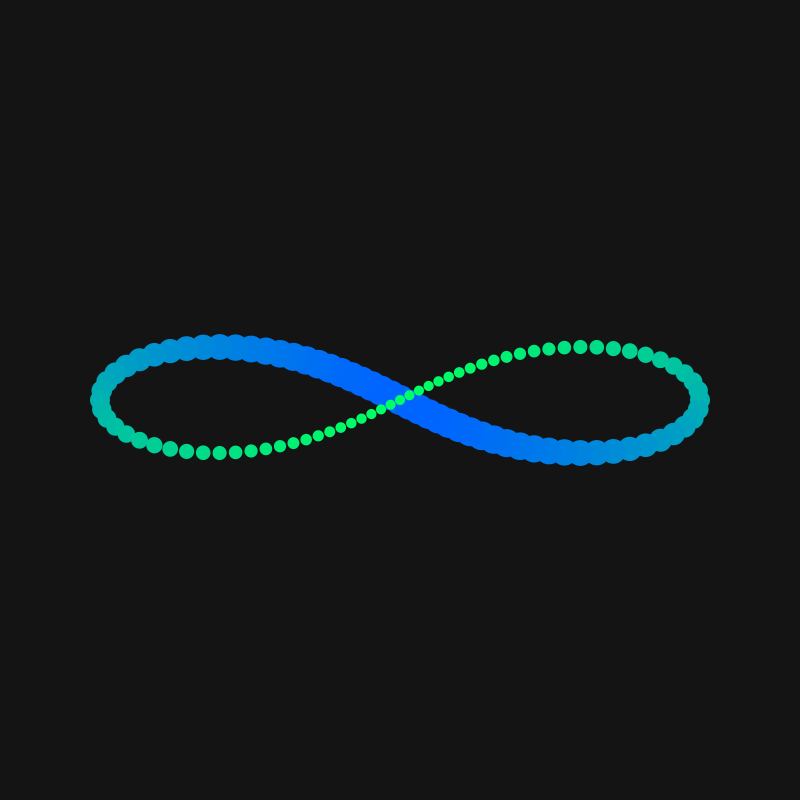
Frame 1 (no input)
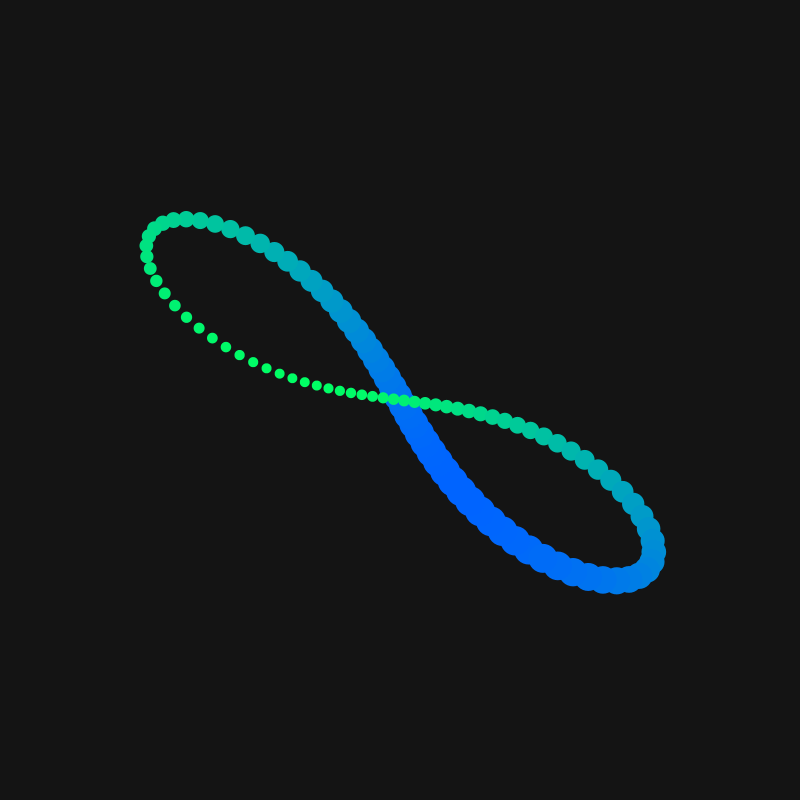
Frame 60 (the mouse pressed at the canvas centre just before this capture)
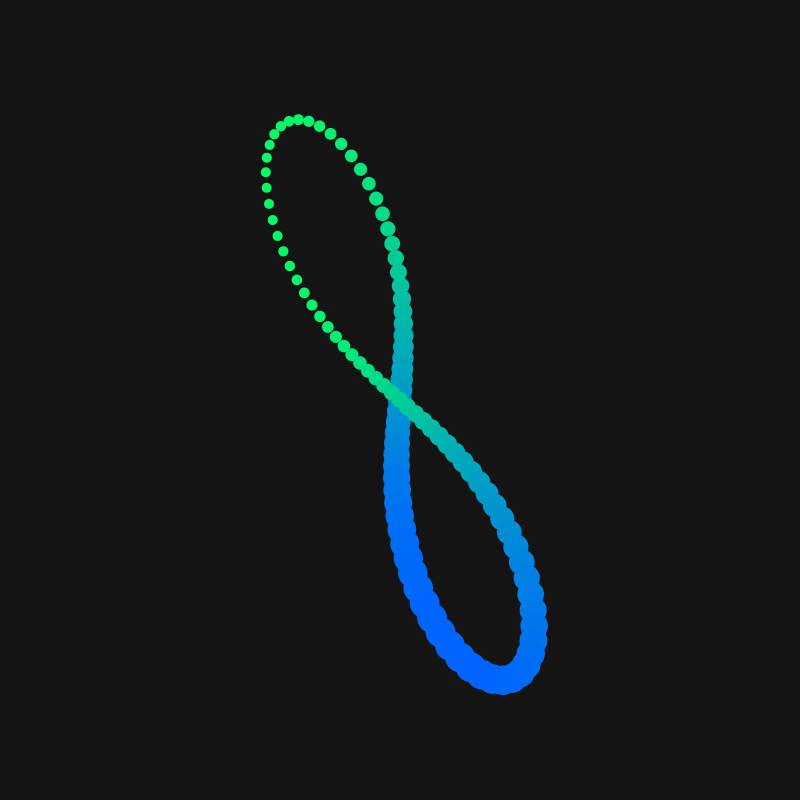
Frame 120 (the mouse held since frame 60 and released just before this capture)

The Processing sketch that drew these frames (run headless with seeded random() and noise(); from frame 60 on, the mouse is pressed at the canvas centre):

// Processing sketch: Nnenna_Nwankwo
// ── Nnenna_Nwankwo.pde
float time = 0; // Animation timer
int numCircles = 100; // Number of circles to draw
float scaleFactor = 1.0; // Overall zoom
float infinityScale = 1.0; // Size of the infinity symbol
float rotationAngle = 0; // Rotation
float rotationSpeed = 0.01; // Speed of rotation
boolean isPaused = false; // Pause toggle
ArrayList<Particle> particles; // Persistent particle explosions

void setup() {
  size(800, 800);
  frameRate(60);
  noStroke();
  particles = new ArrayList<Particle>();
}

void draw() {
  if (isPaused) return;

  background(20); // Dark background
  translate(width / 2, height / 2); // Center the drawing

  // Adjust scaling and rotation
  scale(scaleFactor);
  rotate(rotationAngle);

  drawInfinitySymbol();
  updateParticles();

  time += 0.01; // Advance animation
  rotationAngle += rotationSpeed; // Continuous rotation
}

void drawInfinitySymbol() {
  for (int i = 0; i < numCircles; i++) {
    float progress = map(i, 0, numCircles, 0, TWO_PI); 
    float t = progress + time; 

    // Parametric equations for the infinity symbol with scaling
    float a = 150 * infinityScale; 
    float b = 300 * infinityScale; 

    float x = (b * cos(t)) / (1 + pow(sin(t), 2));
    float y = (a * cos(t) * sin(t)) / (1 + pow(sin(t), 2));

    float size = map(sin(t + time), -1, 1, 10, 30); // Circle size oscillation
    fill(lerpColor(color(0, 255, 100), color(0, 100, 255), sin(t + time) * 0.5 + 0.5));

    ellipse(x, y, size, size);
  }
}

void updateParticles() {
  for (Particle p : particles) {
    p.show();
  }
}

void mousePressed() {
  if (mouseButton == LEFT) {
    triggerExplosion();
  }
}

void triggerExplosion() {
  for (int i = 0; i < 50; i++) {
    float angle = random(TWO_PI);
    float speed = random(2, 5);
    particles.add(new Particle(0, 0, cos(angle) * speed, sin(angle) * speed));
  }
}

class Particle {
  float x, y, vx, vy;
  int size;
  int particleColor;

  Particle(float x, float y, float vx, float vy) {
    this.x = x;
    this.y = y;
    this.vx = vx;
    this.vy = vy;
    this.size = int(random(4, 8));
    this.particleColor = color(random(50, 255), random(50, 255), 255);
  }

  void show() {
    fill(particleColor, 200);
    ellipse(x, y, size, size);
    x += vx * 0.5; // Move slowly outward
    y += vy * 0.5;
  }
}

void mouseWheel(MouseEvent event) {
  // Increase or decrease the number of circles
  numCircles += event.getCount() * -5;
  numCircles = constrain(numCircles, 10, 200);
}

void keyPressed() {
  if (key == ' ') {
    isPaused = !isPaused; // Toggle pause
  } else if (keyCode == UP) {
    // Increase the speed of rotation
    rotationSpeed += 0.005;
  } else if (keyCode == DOWN) {
    // Decrease the speed of rotation
    rotationSpeed = max(0.001, rotationSpeed - 0.005);
  } else if (keyCode == LEFT) {
    // Decrease overall zoom (scaleFactor)
    scaleFactor = max(0.5, scaleFactor - 0.1);
  } else if (keyCode == RIGHT) {
    // Increase overall zoom (scaleFactor)
    scaleFactor = min(2.0, scaleFactor + 0.1);
  } else if (key == '+') {
    // Increase the number of circles
    numCircles = min(200, numCircles + 10);
  } else if (key == '-') {
    // Decrease the number of circles
    numCircles = max(10, numCircles - 10);
  } else if (key == 'w' || key == 'W') {
    // Increase the size of the infinity symbol
    infinityScale = min(3.0, infinityScale + 0.1);
  } else if (key == 's' || key == 'S') {
    // Decrease the size of the infinity symbol
    infinityScale = max(0.0, infinityScale - 0.1);
  }
}
